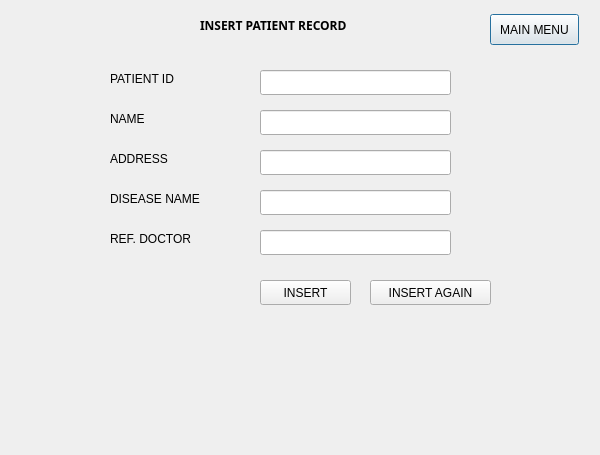
<?xml version="1.0" encoding="UTF-8"?>
<ui version="4.0">
 <class>insert</class>
 <widget class="QDialog" name="insert">
  <property name="geometry">
   <rect>
    <x>0</x>
    <y>0</y>
    <width>600</width>
    <height>455</height>
   </rect>
  </property>
  <property name="windowTitle">
   <string>Dialog</string>
  </property>
  <widget class="QLabel" name="label">
   <property name="geometry">
    <rect>
     <x>200</x>
     <y>10</y>
     <width>231</width>
     <height>31</height>
    </rect>
   </property>
   <property name="font">
    <font>
     <family>Waree</family>
     <weight>75</weight>
     <italic>false</italic>
     <bold>true</bold>
    </font>
   </property>
   <property name="text">
    <string>INSERT PATIENT RECORD</string>
   </property>
  </widget>
  <widget class="QLabel" name="label_2">
   <property name="geometry">
    <rect>
     <x>110</x>
     <y>70</y>
     <width>91</width>
     <height>17</height>
    </rect>
   </property>
   <property name="text">
    <string>PATIENT ID</string>
   </property>
  </widget>
  <widget class="QLabel" name="label_3">
   <property name="geometry">
    <rect>
     <x>110</x>
     <y>110</y>
     <width>67</width>
     <height>17</height>
    </rect>
   </property>
   <property name="text">
    <string>NAME</string>
   </property>
  </widget>
  <widget class="QLabel" name="label_4">
   <property name="geometry">
    <rect>
     <x>110</x>
     <y>150</y>
     <width>71</width>
     <height>17</height>
    </rect>
   </property>
   <property name="text">
    <string>ADDRESS</string>
   </property>
  </widget>
  <widget class="QLabel" name="label_5">
   <property name="geometry">
    <rect>
     <x>110</x>
     <y>190</y>
     <width>111</width>
     <height>17</height>
    </rect>
   </property>
   <property name="text">
    <string>DISEASE NAME</string>
   </property>
  </widget>
  <widget class="QLabel" name="label_6">
   <property name="geometry">
    <rect>
     <x>110</x>
     <y>230</y>
     <width>131</width>
     <height>17</height>
    </rect>
   </property>
   <property name="text">
    <string>REF. DOCTOR</string>
   </property>
  </widget>
  <widget class="QLineEdit" name="l1">
   <property name="geometry">
    <rect>
     <x>260</x>
     <y>70</y>
     <width>191</width>
     <height>25</height>
    </rect>
   </property>
  </widget>
  <widget class="QLineEdit" name="l2">
   <property name="geometry">
    <rect>
     <x>260</x>
     <y>110</y>
     <width>191</width>
     <height>25</height>
    </rect>
   </property>
  </widget>
  <widget class="QLineEdit" name="l3">
   <property name="geometry">
    <rect>
     <x>260</x>
     <y>150</y>
     <width>191</width>
     <height>25</height>
    </rect>
   </property>
  </widget>
  <widget class="QLineEdit" name="l4">
   <property name="geometry">
    <rect>
     <x>260</x>
     <y>190</y>
     <width>191</width>
     <height>25</height>
    </rect>
   </property>
  </widget>
  <widget class="QLineEdit" name="l5">
   <property name="geometry">
    <rect>
     <x>260</x>
     <y>230</y>
     <width>191</width>
     <height>25</height>
    </rect>
   </property>
  </widget>
  <widget class="QPushButton" name="pushButton">
   <property name="geometry">
    <rect>
     <x>490</x>
     <y>14</y>
     <width>89</width>
     <height>31</height>
    </rect>
   </property>
   <property name="text">
    <string>MAIN MENU</string>
   </property>
  </widget>
  <widget class="QPushButton" name="insert_2">
   <property name="geometry">
    <rect>
     <x>260</x>
     <y>280</y>
     <width>91</width>
     <height>25</height>
    </rect>
   </property>
   <property name="text">
    <string>INSERT</string>
   </property>
  </widget>
  <widget class="QPushButton" name="pushButton_2">
   <property name="geometry">
    <rect>
     <x>370</x>
     <y>280</y>
     <width>121</width>
     <height>25</height>
    </rect>
   </property>
   <property name="text">
    <string>INSERT AGAIN</string>
   </property>
  </widget>
 </widget>
 <resources/>
 <connections/>
</ui>
